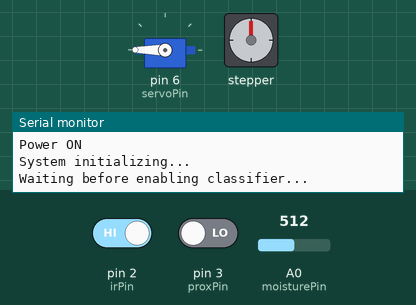
This sketch was run on a simulated Arduino Uno, built with avr-gcc and run on an emulated ATmega328P. Parts: servo, stepper motor, the last lines printed to the serial monitor. The test bench sets the inputs (shaded band); at power-on: pin 2 (irPin) HIGH, pin 3 (proxPin) LOW, A0 (moisturePin) = 512. Stepper angles assume 4096 steps per turn.

Above: at 4.2 s.
4.3 s: pin 2 (irPin) driven LOW and pin 3 (proxPin) driven HIGH
7.3 s: pin 3 (proxPin) driven LOW
At 8.85 s:
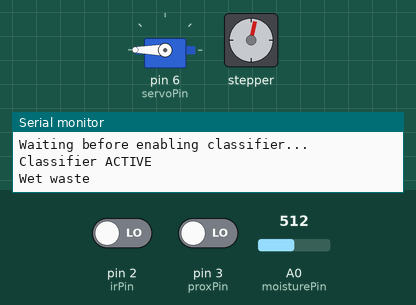
At 15.3 s:
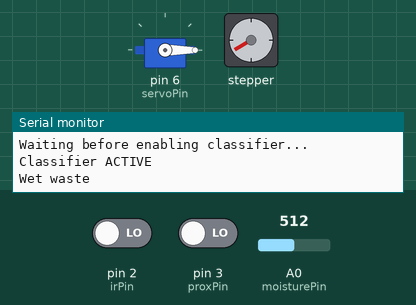
Timing chart, 0 to 22.1 s (numbered marks = the images above; inputs shaded):
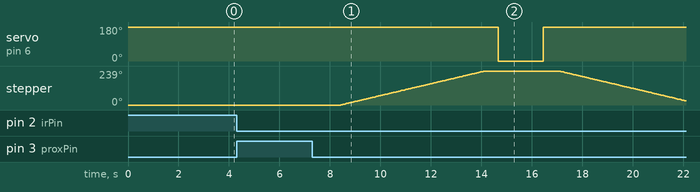

The sketch:

Waste_Classifier_code.ino
```cpp
#include <CheapStepper.h>
#include <Servo.h>

/* ---------------- PIN DEFINITIONS ---------------- */
const int irPin       = 2;
const int proxPin     = 3;
const int moisturePin = A0;
const int servoPin    = 6;

/* ---------------- STEPPER ---------------- */
// IN1, IN2, IN3, IN4
CheapStepper stepper(8, 10, 9, 11);

/* ---------------- SERVO ---------------- */
Servo flapServo;
const int SERVO_OPEN   = 0;
const int SERVO_CLOSED = 180;


const int METAL_ANGLE = 0;      // 0°
const int DRY_ANGLE   = 120;    // 120°
const int WET_ANGLE   = 240;    // 240°


const int MOISTURE_THRESHOLD = 800;
const unsigned long CLASSIFIER_DELAY_MS = 5000;


unsigned long classifierStartTime;
bool classifierEnabled = false;
bool systemBusy = false;


int lastRotationAngle = 0;

void setup() {
  Serial.begin(9600);

  pinMode(irPin, INPUT_PULLUP);
  pinMode(proxPin, INPUT);

  flapServo.attach(servoPin);
  flapServo.write(SERVO_CLOSED);

  stepper.setRpm(7);   // torque-safe speed

  Serial.println("Power ON");
  Serial.println("System initializing...");

  delay(3000);

  classifierStartTime = millis();
  Serial.println("Waiting before enabling classifier...");
}


// Moisture averaging
int getMoistureValue() {
  int sum = 0;
  for (int i = 0; i < 5; i++) {
    sum += analogRead(moisturePin);
    delay(10);
  }
  return sum / 5;
}

// Servo operation
void operateFlap() {
  flapServo.write(SERVO_OPEN);
  delay(1800);
  flapServo.write(SERVO_CLOSED);
  delay(600);
}

// Stable metal detection
bool metalDetected() {
  if (digitalRead(proxPin) == HIGH) {
    delay(150);
    return digitalRead(proxPin) == HIGH;
  }
  return false;
}


void returnToMetal() {
  if (lastRotationAngle > 0) {
    stepper.moveDegrees(false, lastRotationAngle); // CCW return
    delay(300);
    lastRotationAngle = 0;
  }
}


void loop() {


  if (!classifierEnabled) {
    if (millis() - classifierStartTime >= CLASSIFIER_DELAY_MS) {
      classifierEnabled = true;
      Serial.println("Classifier ACTIVE");
    }
    return;
  }


  if (!systemBusy && metalDetected()) {

    systemBusy = true;
    Serial.println("Metal detected");

    // METAL is at 0°, so no rotation needed
    lastRotationAngle = METAL_ANGLE;

    operateFlap();

    returnToMetal();   // does nothing (already at 0°)

    while (digitalRead(proxPin) == HIGH) delay(50);
    systemBusy = false;

    Serial.println("Metal Done\n");
  }


  if (!systemBusy && digitalRead(irPin) == LOW) {

    systemBusy = true;
    delay(350);

    int moisture = getMoistureValue();

    if (moisture < MOISTURE_THRESHOLD) {
      Serial.println("Wet waste");
      stepper.moveDegrees(true, WET_ANGLE);   // CW
      lastRotationAngle = WET_ANGLE;
    } else {
      Serial.println("Dry waste");
      stepper.moveDegrees(true, DRY_ANGLE);   // CW
      lastRotationAngle = DRY_ANGLE;
    }

    delay(500);
    operateFlap();

    returnToMetal();   // CCW return by same angle

    while (digitalRead(irPin) == LOW) delay(50);
    systemBusy = false;

    Serial.println("Wet/Dry Done\n");
  }
}
```

Measured:
- after the input at 4.3 s, every drawn part: stays the same
- after the input at 7.3 s, stepper: turns 239° clockwise in 5.7 s, then 210° counter-clockwise in 5.0 s
